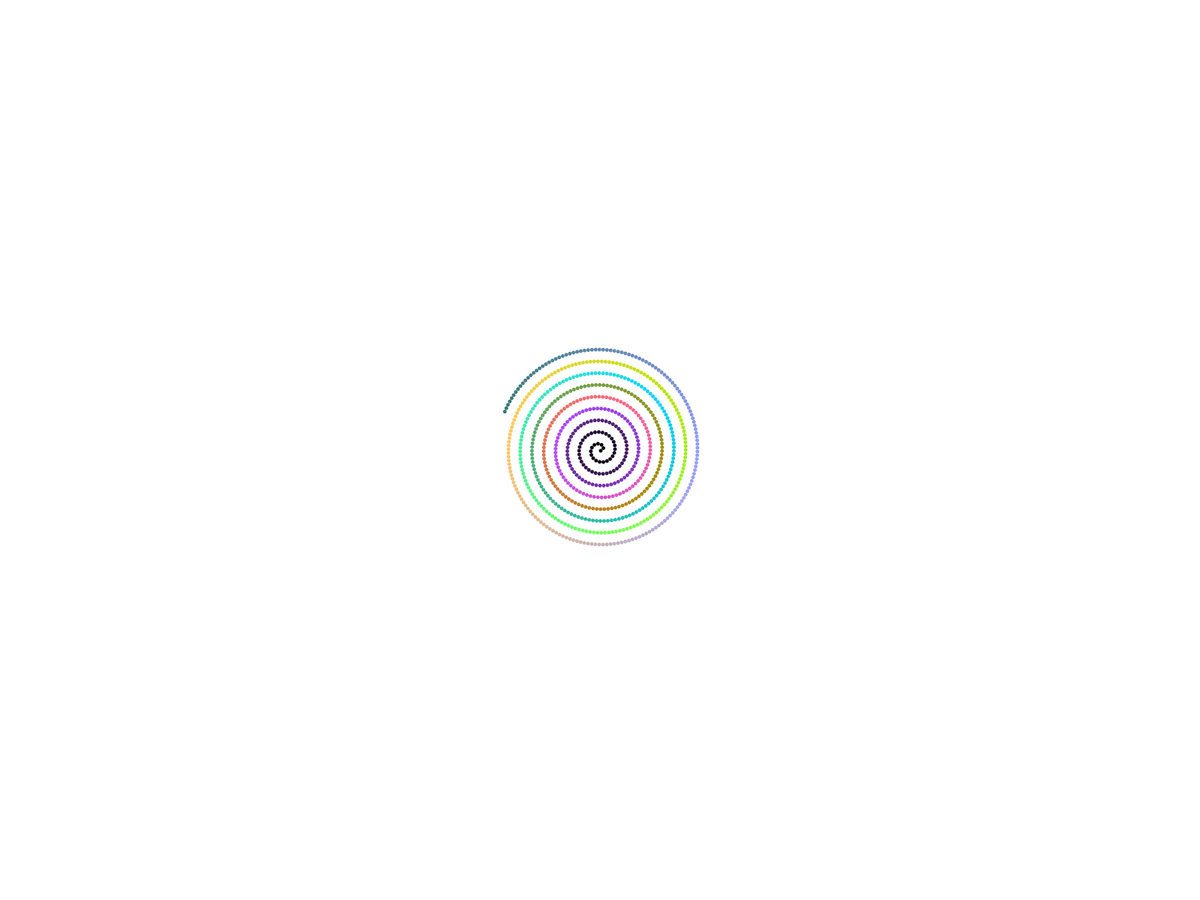
Frame 1 (no input)
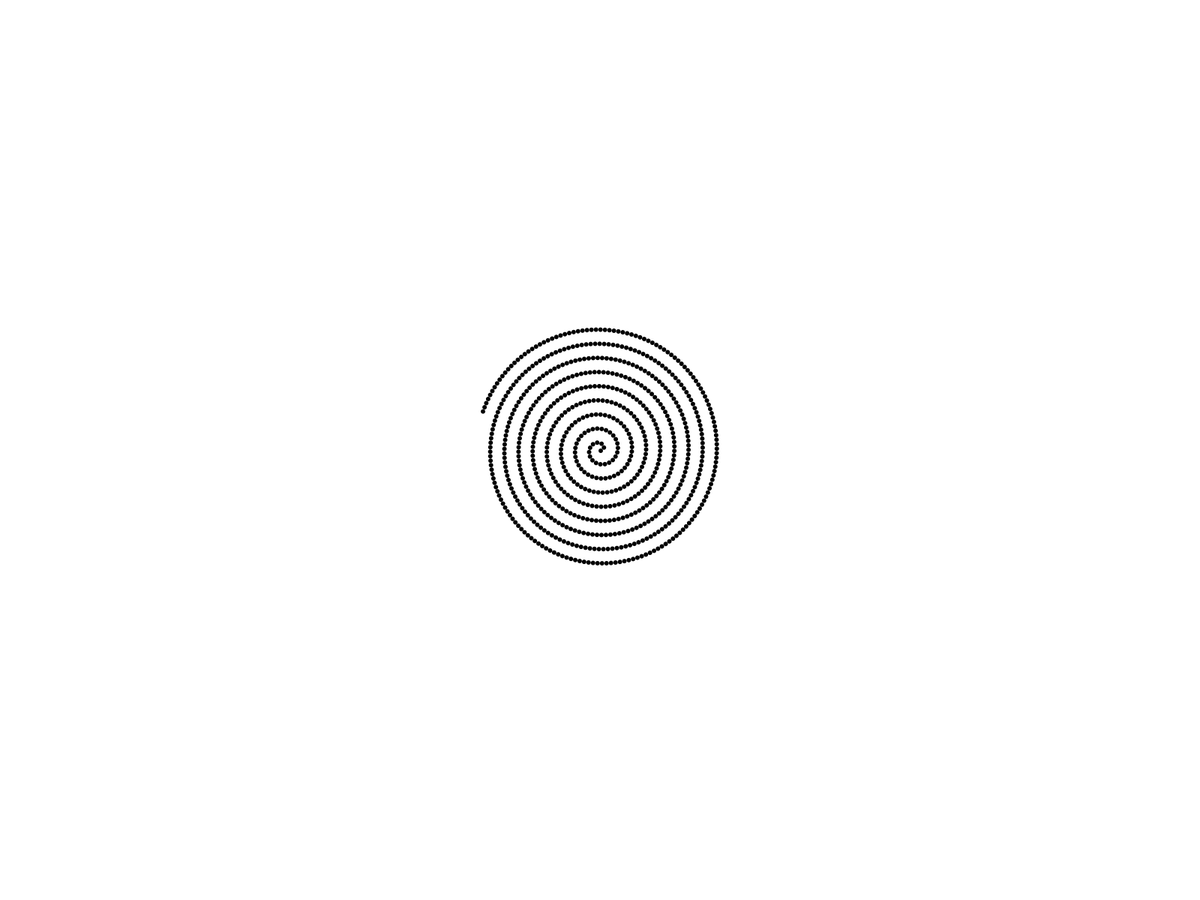
Frame 60 (the mouse pressed at the canvas centre just before this capture)
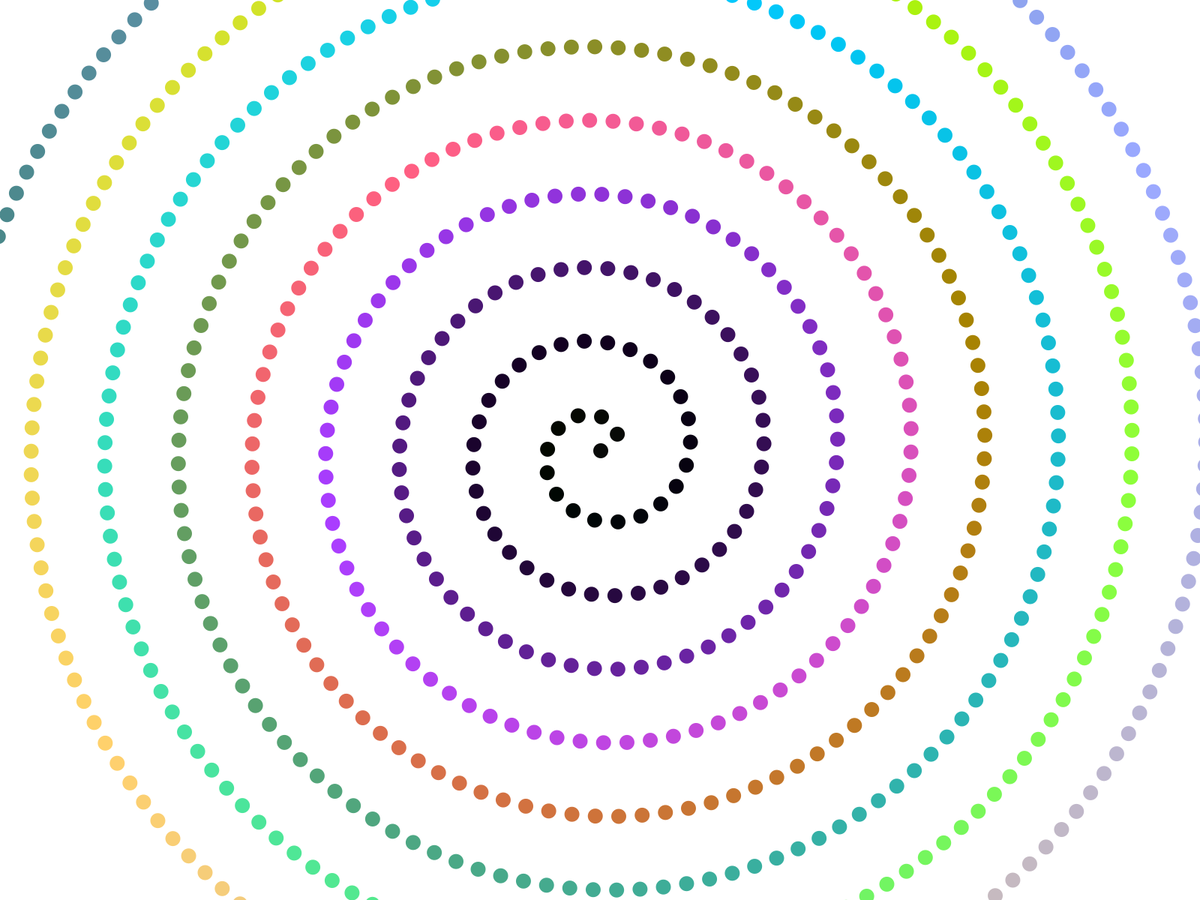
Frame 120 (the mouse held since frame 60 and released just before this capture)

The Processing sketch that drew these frames (run headless with seeded random() and noise(); from frame 60 on, the mouse is pressed at the canvas centre):

// Processing sketch: Spiral
// ── Spiral.pde
int numOfParts = 750;
float ellipseSize = 30;
float distance = 1;
float ellipseGrowth = 0;
float displAngle = 270; // 0 to 180
float angleSpeed = 1/10000; // degrees per frame
Vector vector = new Vector(1,1);
float r,g,b, rs, gs, bs;

void setup() {
  //size(800, 800);
  fullScreen();
  //fullScreen();
  background(255);
  noStroke();
  r = g = b = 255 - distance;
  rs = random(2);
  gs = random(2);
  bs = random(2);
}
void draw() {
  update();
}
//void mousePressed() { update(); }
//void mouseDragged() { update(); }


void update()
{
  r = g = b = distance;
  vector.x = 1;
  vector.y = 1;
  background(255);
  distance = 30 * (mouseY / (float) width);
  ellipseSize = 30 * (mouseX / (float) height);
  
  if (mouseX == 0) ellipseSize = ceil(random(20)); // on init
  float prevRad = 0;
  float displacement = 0;
  
  Vector tempV = new Vector(0,0);
  for (int i = 0; i < numOfParts; i++)
  {
    r+=rs; 
    g+=gs;
    b+=bs;
    if (r >= 255 || r<=0) rs= -rs;
    if (g >= 255 || g<=0) gs= -gs;
    if (b >= 255 || b<=0) bs= -bs;
    fill( r, g, b);
    ellipse(width/2 + vector.x, height/2 + vector.y, ellipseSize , ellipseSize);
    prevRad = ellipseSize/2;
    ellipseSize+=ellipseGrowth;
    displacement = prevRad + distance + ellipseSize/2;
    tempV = vector.mult(displacement/vector.len());
    tempV = tempV.rotate(180-displAngle);
    vector = vector.add(tempV);
  }
}
class Vector
{
  public
    float x,y;
  
  Vector(float x, float y)
  {
    this.x = x;
    this.y = y;
  }
  public String toString() { return "(" + this.x + ", " + this.y + ")";}
  public float len() { return sqrt(sq(this.x) + sq(this.y)); }
  public Vector copy(Vector v) { return new Vector(v.x, v.y); }
  public Vector mult(float factor) { return new Vector(this.x * factor, this.y * factor); }
  public Vector add(Vector v) { return new Vector(this.x + v.x, this.y + v.y); }
  public Vector sub(Vector v) { return new Vector(this.x - v.x, this.y - v.y); }
  public Vector normal1() { return new Vector(this.y, -this.x); }
  public Vector normal2() { return new Vector(-this.y, this.x); }
  public Vector rotate(float angle) { return  new Vector(
                                                        this.x * cos(radians(angle)) - this.y * sin(radians(angle)), 
                                                        this.x * sin(radians(angle)) + this.y * cos(radians(angle))
                                                        ); 
                                    }
  
}
